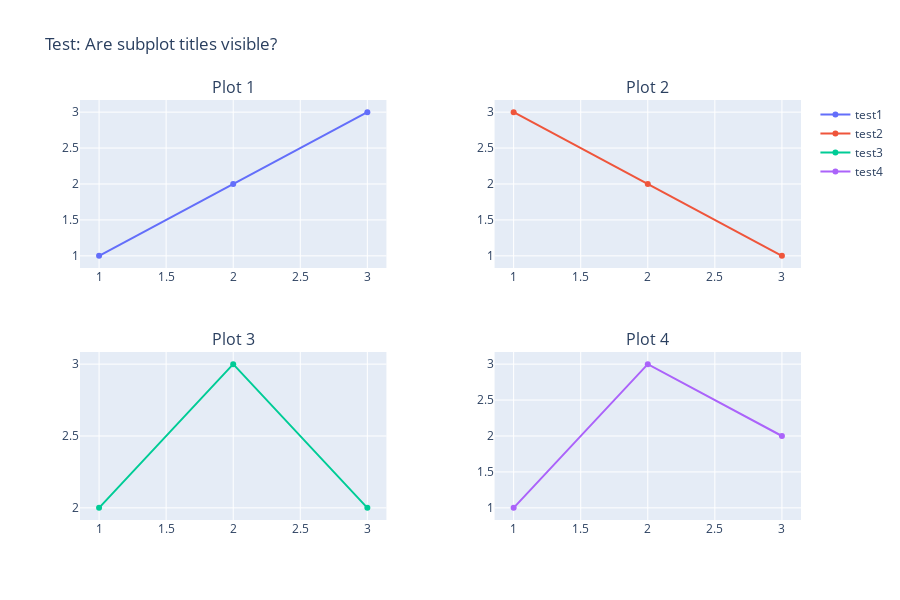

The notebook cell saved with this chart:
### Code cell
# Test: Simple version to verify subplot titles work
fig_test = make_subplots(
    rows=2, cols=2,
    subplot_titles=('Plot 1', 'Plot 2', 'Plot 3', 'Plot 4'),
    vertical_spacing=0.2,
    horizontal_spacing=0.15
)

# Add simple traces
fig_test.add_trace(go.Scatter(x=[1,2,3], y=[1,2,3], name='test1'), row=1, col=1)
fig_test.add_trace(go.Scatter(x=[1,2,3], y=[3,2,1], name='test2'), row=1, col=2)
fig_test.add_trace(go.Scatter(x=[1,2,3], y=[2,3,2], name='test3'), row=2, col=1)
fig_test.add_trace(go.Scatter(x=[1,2,3], y=[1,3,2], name='test4'), row=2, col=2)

fig_test.update_layout(height=600, title="Test: Are subplot titles visible?")

# Check annotations
print("Number of annotations:", len(fig_test.layout.annotations))
for i, ann in enumerate(fig_test.layout.annotations):
    print(f"Annotation {i}: text='{ann.text}', x={ann.x}, y={ann.y}")

fig_test.show()

### Figure 1 — Plotly figure (JSON) as saved in the notebook; plotly's stock layout.template omitted (floating-point values rounded to 4 significant figures)
{"data": [{"name": "test1", "type": "scatter", "x": [1, 2, 3], "xaxis": "x", "y": [1, 2, 3], "yaxis": "y"}, {"name": "test2", "type": "scatter", "x": [1, 2, 3], "xaxis": "x2", "y": [3, 2, 1], "yaxis": "y2"}, {"name": "test3", "type": "scatter", "x": [1, 2, 3], "xaxis": "x3", "y": [2, 3, 2], "yaxis": "y3"}, {"name": "test4", "type": "scatter", "x": [1, 2, 3], "xaxis": "x4", "y": [1, 3, 2], "yaxis": "y4"}], "layout": {"annotations": [{"font": {"size": 16}, "showarrow": false, "text": "Plot 1", "x": 0.2125, "xanchor": "center", "xref": "paper", "y": 1, "yanchor": "bottom", "yref": "paper"}, {"font": {"size": 16}, "showarrow": false, "text": "Plot 2", "x": 0.7875, "xanchor": "center", "xref": "paper", "y": 1, "yanchor": "bottom", "yref": "paper"}, {"font": {"size": 16}, "showarrow": false, "text": "Plot 3", "x": 0.2125, "xanchor": "center", "xref": "paper", "y": 0.4, "yanchor": "bottom", "yref": "paper"}, {"font": {"size": 16}, "showarrow": false, "text": "Plot 4", "x": 0.7875, "xanchor": "center", "xref": "paper", "y": 0.4, "yanchor": "bottom", "yref": "paper"}], "height": 600, "title": {"text": "Test: Are subplot titles visible?"}, "xaxis": {"anchor": "y", "domain": [0, 0.425]}, "xaxis2": {"anchor": "y2", "domain": [0.575, 1]}, "xaxis3": {"anchor": "y3", "domain": [0, 0.425]}, "xaxis4": {"anchor": "y4", "domain": [0.575, 1]}, "yaxis": {"anchor": "x", "domain": [0.6, 1]}, "yaxis2": {"anchor": "x2", "domain": [0.6, 1]}, "yaxis3": {"anchor": "x3", "domain": [0, 0.4]}, "yaxis4": {"anchor": "x4", "domain": [0, 0.4]}}}
